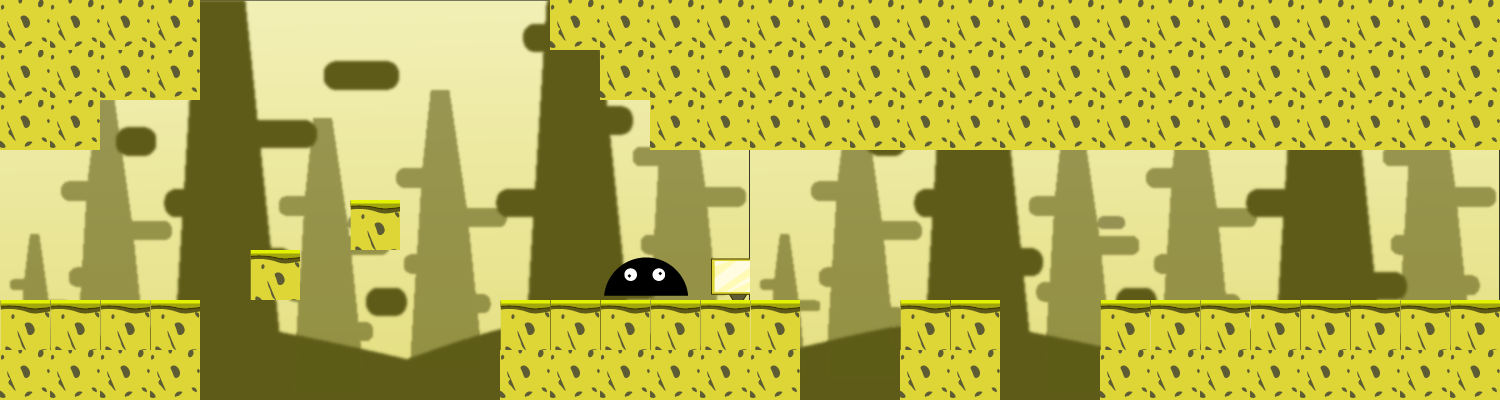

Tiled map render using the project's own tile images. Description and the whole map definition, tile-layer contents included, below:
An orthogonal 30x8 tile map with 50x50 px tiles, 3 tile layers (background, ground, table), 5 tilesets and 13 objects.

<map version="1.5" tiledversion="1.5.0" orientation="orthogonal" renderorder="right-down" width="30" height="8" tilewidth="50" tileheight="50" infinite="0" nextlayerid="7" nextobjectid="18">
 <tileset firstgid="1" source="background.tsx" />
 <tileset firstgid="121" source="ground4.tsx" />
 <tileset firstgid="122" source="ground1.tsx" />
 <tileset firstgid="123" source="slime.tsx" />
 <tileset firstgid="125" source="message.tsx" />
 <layer id="1" name="background" width="30" height="8">
  <data encoding="csv">
1,2,3,4,5,6,7,8,9,10,11,12,13,14,15,1,2,3,4,5,6,7,8,9,10,11,12,13,14,15,
16,17,18,19,20,21,22,23,24,25,26,27,28,29,30,16,17,18,19,20,21,22,23,24,25,26,27,28,29,30,
31,32,33,34,35,36,37,38,39,40,41,42,43,44,45,31,32,33,34,35,36,37,38,39,40,41,42,43,44,45,
46,47,48,49,50,51,52,53,54,55,56,57,58,59,60,46,47,48,49,50,51,52,53,54,55,56,57,58,59,60,
61,62,63,64,65,66,67,68,69,70,71,72,73,74,75,61,62,63,64,65,66,67,68,69,70,71,72,73,74,75,
76,77,78,79,80,81,82,83,84,85,86,87,88,89,90,76,77,78,79,80,81,82,83,84,85,86,87,88,89,90,
91,92,93,94,95,96,97,98,99,100,101,102,103,104,105,91,92,93,94,95,96,97,98,99,100,101,102,103,104,105,
106,107,108,109,110,111,112,113,114,115,116,117,118,119,120,106,107,108,109,110,111,112,113,114,115,116,117,118,119,120
</data>
 </layer>
 <layer id="2" name="ground" width="30" height="8">
  <data encoding="csv">
121,121,121,121,0,0,0,0,0,0,0,121,121,121,121,121,0,0,0,0,0,0,0,0,0,0,0,0,0,0,
121,121,121,121,0,0,0,0,0,0,0,0,121,121,121,121,0,0,0,0,0,0,0,0,0,0,0,0,0,0,
121,121,0,0,0,0,0,0,0,0,0,0,0,121,121,121,0,0,0,0,0,0,0,0,0,0,0,0,0,0,
0,0,0,0,0,0,0,0,0,0,0,0,0,0,0,0,0,0,0,0,0,0,0,0,0,0,0,0,0,0,
0,0,0,0,0,0,0,122,0,0,0,0,0,0,0,0,0,0,0,0,0,0,0,0,0,0,0,0,0,0,
0,0,0,0,0,122,0,0,0,0,0,0,123,124,0,0,0,0,0,0,0,0,0,0,0,0,0,0,0,0,
122,122,122,122,0,0,0,0,0,0,122,122,122,122,122,122,0,0,0,0,0,0,0,0,0,0,0,0,0,0,
121,121,121,121,0,0,0,0,0,0,121,121,121,121,121,121,0,0,0,0,0,0,0,0,0,0,0,0,0,0
</data>
 </layer>
 <layer id="3" name="table" width="30" height="8">
  <data encoding="csv">
0,0,0,0,0,0,0,0,0,0,0,0,0,0,0,0,121,121,121,121,121,121,121,121,121,121,121,121,121,121,
0,0,0,0,0,0,0,0,0,0,0,0,0,0,0,0,121,121,121,121,121,121,121,121,121,121,121,121,121,121,
0,0,0,0,0,0,0,0,0,0,0,0,0,0,0,0,121,121,121,121,121,121,121,121,121,121,121,121,121,121,
0,0,0,0,0,0,0,0,0,0,0,0,0,0,0,0,0,0,0,0,0,0,0,0,0,0,0,0,0,0,
0,0,0,0,0,0,0,0,0,0,0,0,0,0,0,0,0,0,0,0,0,0,0,0,0,0,0,0,0,0,
0,0,0,0,0,0,0,0,0,0,0,0,0,0,125,0,0,0,0,0,0,0,0,0,0,0,0,0,0,0,
0,0,0,0,0,0,0,0,0,0,0,0,0,0,0,0,0,0,122,122,0,0,122,122,122,122,122,122,122,122,
0,0,0,0,0,0,0,0,0,0,0,0,0,0,0,0,0,0,121,121,0,0,121,121,121,121,121,121,121,121
</data>
 </layer>
 <objectgroup id="4" name="ground">
  <object id="1" x="-3" y="-3" width="102" height="153" />
  <object id="2" x="99" y="-8" width="102" height="107" />
  <object id="4" x="1" y="300" />
  <object id="5" x="1" y="299" width="201" height="99" />
  <object id="6" x="250" y="249" width="49" height="52" />
  <object id="7" x="348" y="199" width="53" height="52" />
  <object id="9" x="498" y="297" width="302" height="116" />
  <object id="10" x="549.333" y="-2.66667" width="953.333" height="53.3333" />
  <object id="11" x="598.667" y="46.6667" width="904" height="53.3333" />
  <object id="12" x="649.333" y="98.6667" width="849.333" height="49.3333" />
  <object id="13" x="898.667" y="296" width="101.333" height="109.333" />
  <object id="14" x="1098.67" y="296" width="404" height="109.333" />
 </objectgroup>
 <objectgroup id="6" name="message">
  <object id="15" x="700.067" y="251.35" width="52.2942" height="45.5466" />
 </objectgroup>
</map>